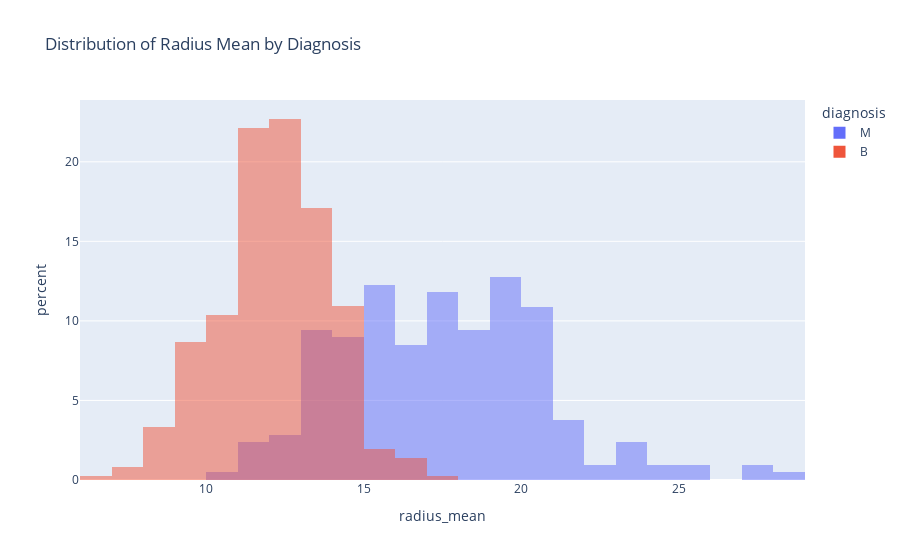

The notebook cell saved with this chart:
### Code cell
px.histogram(raw_df,
            x='radius_mean',
            color='diagnosis',
            title='Distribution of Radius Mean by Diagnosis',
            barmode='overlay',
            color_discrete_sequence=['#636EFA', '#EF553B'],
            histnorm='percent',)

### Figure 1 — Plotly figure (JSON) as saved in the notebook; plotly's stock layout.template omitted (floating-point values rounded to 4 significant figures; data arrays with more than 128 entries replaced by an {"elided": "..."} marker saying what was removed)
{"data": [{"bingroup": "x", "histnorm": "percent", "hovertemplate": "diagnosis=M<br>radius_mean=%{x}<br>percent=%{y}<extra></extra>", "legendgroup": "M", "marker": {"color": "#636EFA", "opacity": 0.5, "pattern": {"shape": ""}}, "name": "M", "orientation": "v", "showlegend": true, "type": "histogram", "x": {"elided": "212 float values"}, "xaxis": "x", "yaxis": "y"}, {"bingroup": "x", "histnorm": "percent", "hovertemplate": "diagnosis=B<br>radius_mean=%{x}<br>percent=%{y}<extra></extra>", "legendgroup": "B", "marker": {"color": "#EF553B", "opacity": 0.5, "pattern": {"shape": ""}}, "name": "B", "orientation": "v", "showlegend": true, "type": "histogram", "x": {"elided": "357 float values"}, "xaxis": "x", "yaxis": "y"}], "layout": {"barmode": "overlay", "legend": {"title": {"text": "diagnosis"}, "tracegroupgap": 0}, "title": {"text": "Distribution of Radius Mean by Diagnosis"}, "xaxis": {"anchor": "y", "domain": [0, 1], "title": {"text": "radius_mean"}}, "yaxis": {"anchor": "x", "domain": [0, 1], "title": {"text": "percent"}}}}
